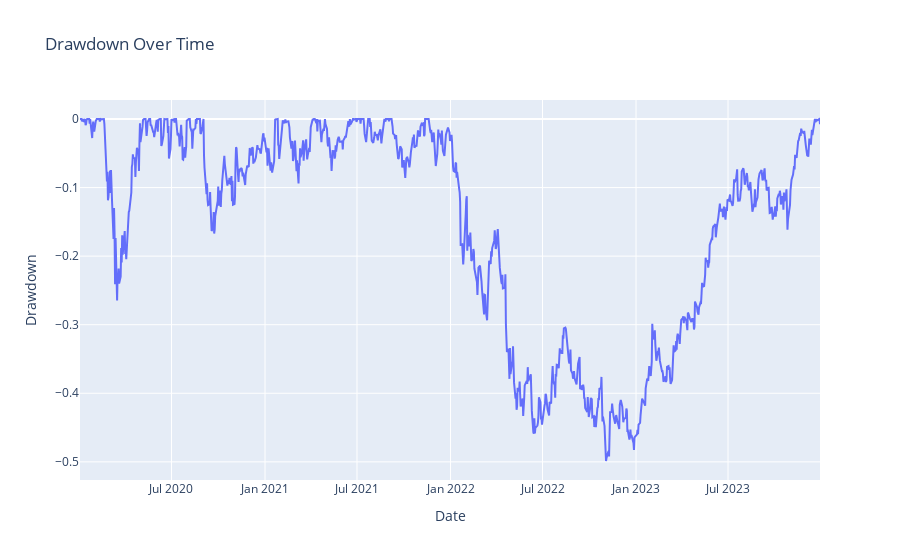

This figure's notebook cell:
### Markdown cell above
### Max Drawdown

### Code cell
rolling_max = portfolio_cum_returns.cummax()
drawdown = portfolio_cum_returns / rolling_max - 1

max_drawdown = drawdown.min()
print(f"Maximum Drawdown: {max_drawdown:.2%}")

fig = go.Figure()
fig.add_trace(go.Scatter(x=drawdown.index, y=drawdown, name='Drawdown'))
fig.update_layout(title='Drawdown Over Time', xaxis_title='Date', yaxis_title='Drawdown')
fig.show()

### Figure 1 — Plotly figure (JSON) as saved in the notebook; plotly's stock layout.template omitted (floating-point values rounded to 4 significant figures; data arrays with more than 128 entries replaced by an {"elided": "..."} marker saying what was removed)
{"data": [{"name": "Drawdown", "type": "scatter", "x": {"elided": "1005 str values"}, "y": {"elided": "1005 float values"}}], "layout": {"title": {"text": "Drawdown Over Time"}, "xaxis": {"title": {"text": "Date"}}, "yaxis": {"title": {"text": "Drawdown"}}}}
